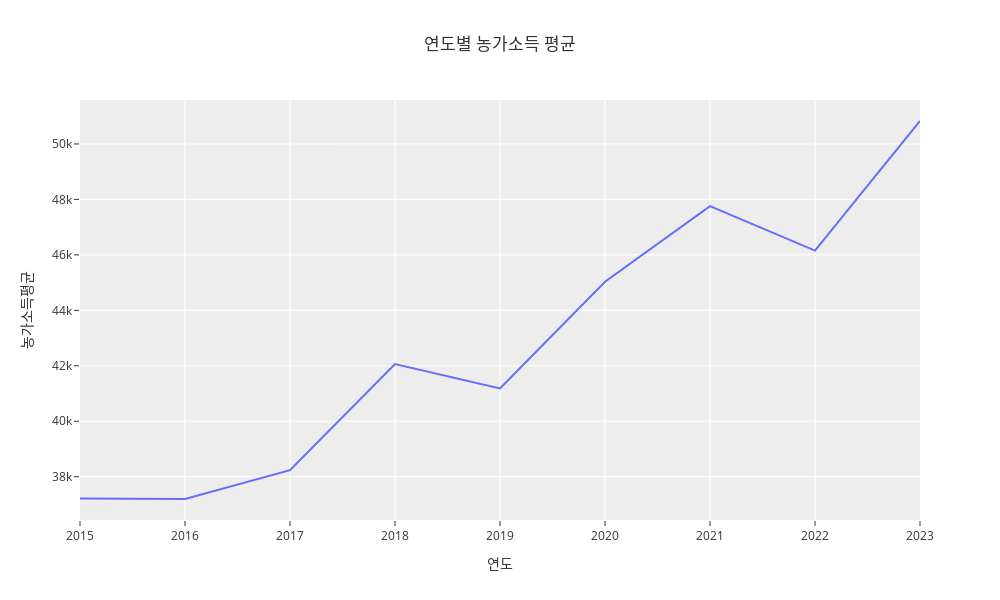

Here is the notebook cell this chart was saved with:
### Markdown cell above
- 연도별 농업소득 평균

### Code cell
df = pd.DataFrame(pd.read_excel('./dataset/Farm_dataset/농가소득.xlsx').iloc[1,1:]).reset_index().rename(columns={'index':'Year',1:'Income'})
fig = px.line(df, x='Year', y='Income', title='연도별 농가소득 평균',
              labels={'Year': '연도', 'Income': '농가소득평균'},
             width = 1000, height = 600)
fig.update_layout(template='ggplot2')

fig.show()

### Figure 1 — Plotly figure (JSON) as saved in the notebook; plotly's stock layout.template omitted (floating-point values rounded to 4 significant figures)
{"data": [{"hovertemplate": "연도=%{x}<br>농가소득평균=%{y}<extra></extra>", "legendgroup": "", "line": {"color": "#636efa", "dash": "solid"}, "marker": {"symbol": "circle"}, "mode": "lines", "name": "", "orientation": "v", "showlegend": false, "type": "scatter", "x": ["2015", "2016", "2017", "2018", "2019", "2020", "2021", "2022", "2023"], "xaxis": "x", "y": [37215, 37197, 38239, 42066, 41182, 45029, 47759, 46153, 50828], "yaxis": "y"}], "layout": {"height": 600, "legend": {"tracegroupgap": 0}, "title": {"text": "연도별 농가소득 평균"}, "width": 1000, "xaxis": {"anchor": "y", "autorange": true, "domain": [0, 1], "range": [0, 8], "title": {"text": "연도"}, "type": "category"}, "yaxis": {"anchor": "x", "autorange": true, "domain": [0, 1], "range": [36440.0, 51590.0], "title": {"text": "농가소득평균"}, "type": "linear"}}}
